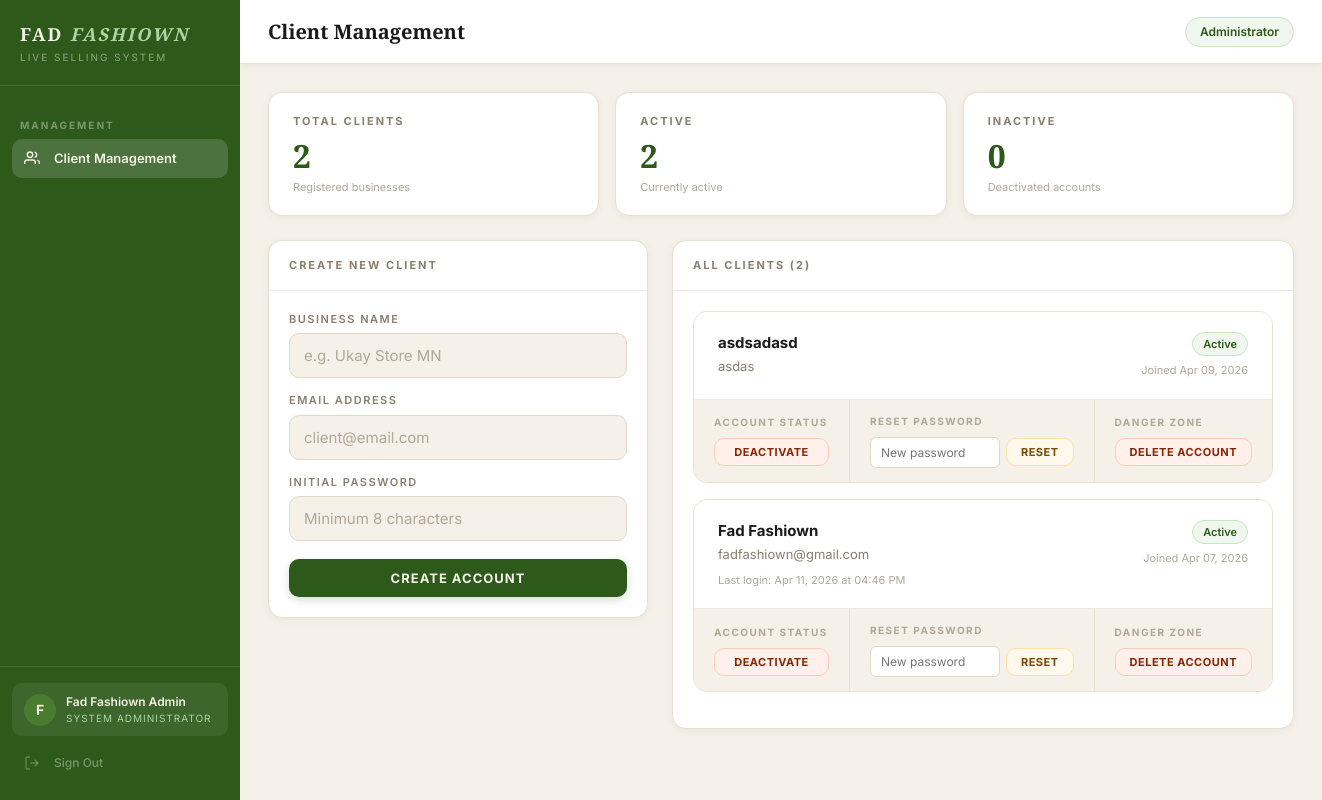
Screenshot of /admin (signed in) with the database file from the repository.
### auth/models.py (models this page shows, shortened)
class Client(UserMixin, db.Model):
    __tablename__ = 'clients'
    id = db.Column(db.Integer, primary_key=True)
    business_name = db.Column(db.String(100), nullable=False)
    email = db.Column(db.String(120), unique=True, nullable=False)
    password_hash = db.Column(db.String(255), nullable=False)
    plan = db.Column(db.String(20), default='active')
    is_active = db.Column(db.Boolean, default=True)
    is_admin = db.Column(db.Boolean, default=False)
    created_at = db.Column(db.DateTime, default=datetime.utcnow)
    last_login = db.Column(db.DateTime, nullable=True)
    orders = db.relationship('Order', backref='client', lazy=True)
    token = db.Column(db.String(64), unique=True, nullable=True)
    detection_mode = db.Column(db.String(20), default='keywords')
    custom_keywords = db.Column(db.Text, default='mine')
    highlight_numbers = db.Column(db.Boolean, default=False)
    label_title = db.Column(db.String(100), default='FAD FASHIOWN')
    label_tagline = db.Column(db.String(100), default='Live Selling')
    label_template = db.Column(db.String(20), default='classic')
    label_show_order_id = db.Column(db.Boolean, default=True)
    label_show_datetime = db.Column(db.Boolean, default=True)

### auth/routes.py (the view)
@auth.route('/admin')
@admin_required
def admin_panel():
    clients = Client.query.filter_by(is_admin=False).order_by(
        Client.created_at.desc()
    ).all()
    return render_template('admin.html', clients=clients)

### auth/routes.py (called while the page is built)
def admin_required(f):
    @wraps(f)
    def decorated_function(*args, **kwargs):
        if not current_user.is_authenticated:
            return redirect(url_for('auth.login'))
        if not current_user.is_admin:
            abort(403)
        return f(*args, **kwargs)
    return decorated_function

### templates/admin.html (shortened to what this page needs)
{% extends "base.html" %}
{% block page_title %}Client Management{% endblock %}
{% block topbar_right %}
<span class="status-pill connected">Administrator</span>
{% endblock %}
{% block content %}
<div class="stats-grid" style="margin-bottom:24px">
    <div class="stat-card">
        <div class="stat-label">Total Clients</div>
        <div class="stat-number">{{ clients|length }}</div>
        <div class="stat-sub">Registered businesses</div>
    </div>
    <div class="stat-card">
        <div class="stat-label">Active</div>
        <div class="stat-number">
            {{ clients|selectattr('is_active')|list|length }}
        </div>
        <div class="stat-sub">Currently active</div>
    </div>
    <div class="stat-card">
        <div class="stat-label">Inactive</div>
        <div class="stat-number">
            {{ clients|rejectattr('is_active')|list|length }}
        </div>
        <div class="stat-sub">Deactivated accounts</div>
    </div>
</div>
<div class="admin-grid">
    <div>
        <div class="card">
            <div class="card-header">
                <span class="card-title">Create New Client</span>
            </div>
            <div class="card-body">
                <form method="POST" action="/admin/create-client" id="create-client-form">
                    <div class="form-group">
                        <label class="form-label">Business Name</label>
                        <input type="text" name="business_name"
                               class="form-input"
                               placeholder="e.g. Ukay Store MN" required />
                    </div>
                    <div class="form-group">
                        <label class="form-label">Email Address</label>
                        <input type="email" name="email"
                               class="form-input"
                               placeholder="client@email.com" required />
                    </div>
                    <div class="form-group">
                        <label class="form-label">Initial Password</label>
                        <input type="text" name="password"
                               class="form-input"
                               placeholder="Minimum 8 characters"
                               required minlength="6" />
                    </div>
                    <button type="button"
                            onclick="handleCreateAccount()"
                            class="btn btn-primary"
                            style="width:100%;margin-top:4px">
                        Create Account
                    </button>
                </form>
            </div>
        </div>
    </div>
    <div>
        <div class="card">
            <div class="card-header">
                <span class="card-title">All Clients ({{ clients|length }})</span>
            </div>
            <div class="card-body">
                {% if clients %}
                    {% for client in clients %}
                        <div class="client-card {{ '' if client.is_active else 'inactive' }}">
                            <div class="client-card-header">
                                <div class="client-card-info">
                                    <div class="client-card-name">{{ client.business_name }}</div>
                                    <div class="client-card-email">{{ client.email }}</div>
                                    {% if client.last_login %}
                                    <div class="client-card-last-login">
                                        Last login: {{ client.last_login.strftime('%b %d, %Y at %I:%M %p') }}
                                    </div>
                                    {% endif %}
                                </div>
                                <div class="client-card-status">
                                    <span class="badge {{ 'badge-active' if client.is_active else 'badge-inactive' }}">
                                        {{ 'Active' if client.is_active else 'Inactive' }}
                                    </span>
                                    <div class="client-card-joined">
                                        Joined {{ client.created_at.strftime('%b %d, %Y') }}
                                    </div>
                                </div>
                            </div>
                            <div class="client-card-actions">
                                <div class="action-group">
                                    <div class="action-group-label">Account Status</div>
                                    <button
                                        data-client-id="{{ client.id }}"
                                        data-client-name="{{ client.business_name }}"
                                        data-is-active="{{ '1' if client.is_active else '0' }}"
                                        onclick="handleToggleClient(this)"
                                        class="btn {{ 'btn-danger' if client.is_active else 'btn-success' }} btn-sm">
                                        {{ 'Deactivate' if client.is_active else 'Activate' }}
                                    </button>
                                </div>
                                <div class="action-group">
                                    <div class="action-group-label">Reset Password</div>
                                    <div class="reset-form">
                                        <input type="text"
                                            id="reset-input-{{ client.id }}"
                                            class="reset-input"
                                            placeholder="New password" />
                                        <button onclick="handleResetPassword('{{ client.id }}', '{{ client.business_name }}')"
                                                class="btn btn-warning btn-sm">
                                            Reset
                                        </button>
                                    </div>
                                </div>
                                <div class="action-group">
                                    <div class="action-group-label">Danger Zone</div>
                                    <button onclick="Modal.confirm({
                                        title: 'Delete Client Account',
                                        message: 'You are about to permanently delete the account for:',
                                        detail: '{{ client.business_name }}',
                                        warning: 'This action cannot be undone. All data associated with this account will be permanently removed.',
                                        confirmText: 'Delete Account',
                                        confirmClass: 'btn-danger',
                                        onConfirm: function() {
                                            document.getElementById('delete-form-{{ client.id }}').submit();
                                        }
                                    })"
                                    class="btn btn-danger btn-sm">
                                        Delete Account
                                    </button>
                                </div>
                            </div>
                        </div>
                        {% endfor %}
                {% else %}
                    <div class="empty-state">
                        No clients yet. Create your first client above.
                    </div>
                {% endif %}
            </div>
        </div>
    </div>
</div>
{% endblock %}

### templates/base.html (shortened to what this page needs)
<!DOCTYPE html>
<html lang="en">
<head>
    <link rel="stylesheet" href="/static/style.css">
</head>
<body>
<div class="app-layout">
    <aside class="sidebar" id="sidebar">
        <div class="sidebar-brand">
            <div class="brand-name">FAD <em>FASHIOWN</em></div>
            <div class="brand-sub">Live Selling System</div>
        </div>
        <nav class="sidebar-nav">
            {% if current_user.is_admin %}
            <div class="nav-section-label">Management</div>
            <a href="/admin"
               class="nav-item {% if request.endpoint == 'auth.admin_panel' %}active{% endif %}">
                <span class="nav-icon">
                    <svg width="16" height="16" fill="none" stroke="currentColor" stroke-width="2" viewBox="0 0 24 24">
                        <path d="M17 21v-2a4 4 0 0 0-4-4H5a4 4 0 0 0-4 4v2"/>
                        <circle cx="9" cy="7" r="4"/>
                        <path d="M23 21v-2a4 4 0 0 0-3-3.87"/>
                        <path d="M16 3.13a4 4 0 0 1 0 7.75"/>
                    </svg>
                </span>
                Client Management
            </a>
            {% endif %}
        </nav>
        <div class="sidebar-footer">
            <div class="client-info">
                <div class="client-avatar">
                    {{ current_user.business_name[0].upper() }}
                </div>
                <div class="client-details">
                    <div class="client-name">{{ current_user.business_name }}</div>
                    <div class="client-plan">
                        {% if current_user.is_admin %}System Administrator{% else %}Live Selling{% endif %}
                    </div>
                </div>
            </div>
            <a href="/logout" class="nav-item nav-signout">
                <span class="nav-icon">
                    <svg width="16" height="16" fill="none" stroke="currentColor" stroke-width="2" viewBox="0 0 24 24">
                        <path d="M9 21H5a2 2 0 0 1-2-2V5a2 2 0 0 1 2-2h4"/>
                        <polyline points="16 17 21 12 16 7"/>
                        <line x1="21" y1="12" x2="9" y2="12"/>
                    </svg>
                </span>
                Sign Out
            </a>
        </div>
    </aside>
    <main class="main-content">
        <div class="topbar">
            <div style="display:flex;align-items:center;gap:14px">
                <div class="topbar-title">{% block page_title %}{% endblock %}</div>
            </div>
            <div class="topbar-right">
                {% block topbar_right %}{% endblock %}
            </div>
        </div>
        <div class="page-content">
            {% block content %}{% endblock %}
        </div>
    </main>
</div>
</body>
</html>

### rows the page displays
Client: business_name "F", business_name "Fad Fashiown Admin"
Client: business_name "asdsadasd", email "asdas", is_active "Active", created_at "Apr 09, 2026", is_active "DEACTIVATE"
Client: business_name "Fad Fashiown", email "fadfashiown@gmail.com", last_login "Apr 11, 2026 at 04:46 PM", is_active "Active", created_at "Apr 07, 2026", is_active "DEACTIVATE"

### other values shown
{{ clients|length }} "2"
{{ clients|selectattr('is_active')|list|length }} "2"
{{ clients|rejectattr('is_active')|list|length }} "0"
